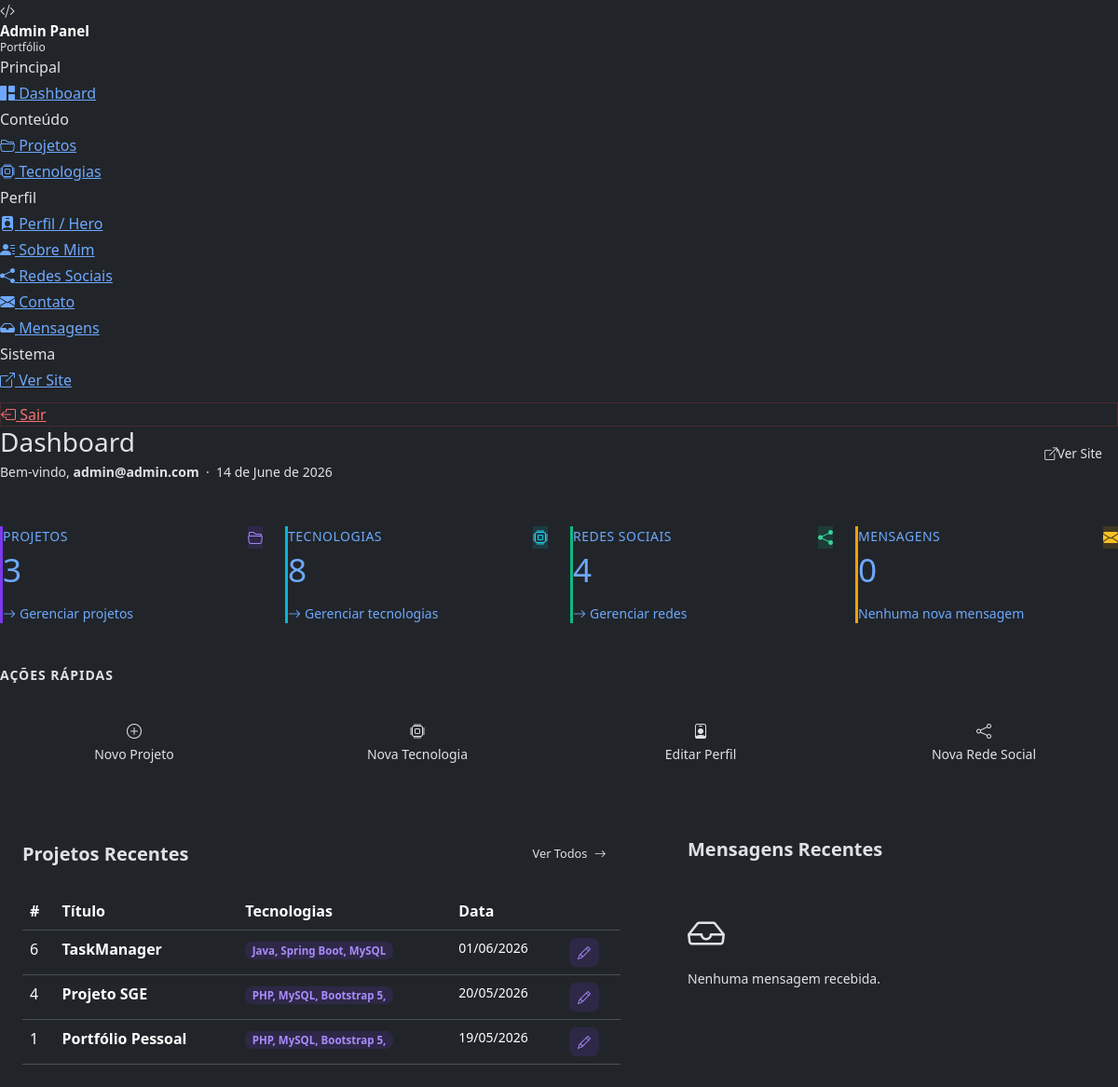
Screenshot of /admin/dashboard.php (signed in) with the database file from the repository.
### tables this page shows
CREATE TABLE `projetos` (
  `id` int(11) NOT NULL AUTO_INCREMENT,
  `titulo` varchar(150) NOT NULL,
  `descricao` text DEFAULT NULL,
  `tecnologias` varchar(500) DEFAULT NULL,
  `imagem` varchar(255) DEFAULT NULL,
  `github` varchar(255) DEFAULT NULL,
  `demo` varchar(255) DEFAULT NULL,
  `destaque` tinyint(1) DEFAULT 0,
  `created_at` timestamp NOT NULL DEFAULT current_timestamp(),
  `updated_at` timestamp NOT NULL DEFAULT current_timestamp() ON UPDATE current_timestamp(),
  PRIMARY KEY (`id`)
);

### admin/controllers/DashboardController.php (called while the page is built, shortened)
<?php
class DashboardController
{
        private $conn;
    public function __construct(mysqli $conn)
    {
        $this->conn = $conn;
    }
    public function index()
    {
        renderAdminView('dashboard', [
            'total_projetos'     => dbFetchScalar($this->conn, 'SELECT COUNT(*) AS total FROM projetos'),
            'total_tecnologias'  => dbFetchScalar($this->conn, 'SELECT COUNT(*) AS total FROM tecnologias'),
            'total_redes'        => dbFetchScalar($this->conn, 'SELECT COUNT(*) AS total FROM redes_sociais WHERE ativo = 1'),
            'total_mensagens'    => dbFetchScalar($this->conn, 'SELECT COUNT(*) AS total FROM mensagens WHERE lida = 0'),
            'projetos_recentes'  => dbFetchAll($this->conn, 'SELECT * FROM projetos ORDER BY created_at DESC LIMIT 6'),
            'mensagens_recentes' => dbFetchAll($this->conn, 'SELECT * FROM mensagens ORDER BY created_at DESC LIMIT 5'),
            'admin_email'        => adminEmailLogado(),
        ], ['page_title' => 'Dashboard | Admin Portfólio']);
    }
}

### admin/dashboard.php (called while the page is built)
<?php
require_once __DIR__ . '/bootstrap.php';
require_once __DIR__ . '/controllers/DashboardController.php';
(new DashboardController($conn))->index();

### admin/views/dashboard.php (the view, shortened to what this page needs)
<div class="admin-content" id="main-content">
    <div class="d-flex justify-content-between align-items-center mb-5">
        <div>
            <h1 class="fw-black mb-1 fs-3">Dashboard</h1>
            <p class="text-muted-custom mb-0 small">
                Bem-vindo, <strong style="color: var(--primary-light);"><?= adminEsc($admin_email) ?></strong>
                &nbsp;·&nbsp; <?= date('d \d\e F \d\e Y') ?>
            </p>
        </div>
        <a href="<?= adminEsc($baseUrl) ?>" target="_blank" class="btn btn-outline-custom btn-custom d-none d-md-flex" style="font-size:0.85rem;padding:0.5rem 1rem;">
            <i class="bi bi-box-arrow-up-right" aria-hidden="true"></i> Ver Site
        </a>
    </div>
    <div class="row g-4 mb-5">
        <div class="col-sm-6 col-xl-3">
            <a href="<?= adminEsc($adminBase) ?>projetos" class="text-decoration-none">
                <div class="stat-card h-100" style="border-left: 3px solid #7c3aed;">
                    <div class="d-flex justify-content-between align-items-start mb-3">
                        <div>
                            <p class="text-muted-custom small mb-1 text-uppercase" style="letter-spacing:0.5px;">Projetos</p>
                            <h2 class="fw-black mb-0" style="font-size:2.2rem;"><?= (int) $total_projetos ?></h2>
                        </div>
                        <div class="stat-icon" style="background:rgba(124,58,237,0.15);color:#a78bfa;"><i class="bi bi-folder2-open" aria-hidden="true"></i></div>
                    </div>
                    <p class="text-muted-custom mb-0 small"><i class="bi bi-arrow-right me-1" aria-hidden="true"></i>Gerenciar projetos</p>
                </div>
            </a>
        </div>
        <div class="col-sm-6 col-xl-3">
            <a href="<?= adminEsc($adminBase) ?>tecnologias" class="text-decoration-none">
                <div class="stat-card h-100" style="border-left: 3px solid #06b6d4;">
                    <div class="d-flex justify-content-between align-items-start mb-3">
                        <div>
                            <p class="text-muted-custom small mb-1 text-uppercase" style="letter-spacing:0.5px;">Tecnologias</p>
                            <h2 class="fw-black mb-0" style="font-size:2.2rem;"><?= (int) $total_tecnologias ?></h2>
                        </div>
                        <div class="stat-icon" style="background:rgba(6,182,212,0.15);color:#22d3ee;"><i class="bi bi-cpu" aria-hidden="true"></i></div>
                    </div>
                    <p class="text-muted-custom mb-0 small"><i class="bi bi-arrow-right me-1" aria-hidden="true"></i>Gerenciar tecnologias</p>
                </div>
            </a>
        </div>
        <div class="col-sm-6 col-xl-3">
            <a href="<?= adminEsc($adminBase) ?>redes" class="text-decoration-none">
                <div class="stat-card h-100" style="border-left: 3px solid #10b981;">
                    <div class="d-flex justify-content-between align-items-start mb-3">
                        <div>
                            <p class="text-muted-custom small mb-1 text-uppercase" style="letter-spacing:0.5px;">Redes Sociais</p>
                            <h2 class="fw-black mb-0" style="font-size:2.2rem;"><?= (int) $total_redes ?></h2>
                        </div>
                        <div class="stat-icon" style="background:rgba(16,185,129,0.15);color:#34d399;"><i class="bi bi-share-fill" aria-hidden="true"></i></div>
                    </div>
                    <p class="text-muted-custom mb-0 small"><i class="bi bi-arrow-right me-1" aria-hidden="true"></i>Gerenciar redes</p>
                </div>
            </a>
        </div>
        <div class="col-sm-6 col-xl-3">
            <a href="<?= adminEsc($adminBase) ?>mensagens" class="text-decoration-none">
                <div class="stat-card h-100" style="border-left: 3px solid #f59e0b;">
                    <div class="d-flex justify-content-between align-items-start mb-3">
                        <div>
                            <p class="text-muted-custom small mb-1 text-uppercase" style="letter-spacing:0.5px;">Mensagens</p>
                            <h2 class="fw-black mb-0" style="font-size:2.2rem;"><?= (int) $total_mensagens ?></h2>
                        </div>
                        <div class="stat-icon" style="background:rgba(245,158,11,0.15);color:#fbbf24;"><i class="bi bi-envelope-fill" aria-hidden="true"></i></div>
                    </div>
                    <p class="text-muted-custom mb-0 small">
                        <?= $total_mensagens > 0 ? '<span style="color:#fbbf24;">Não lidas</span>' : 'Nenhuma nova mensagem' ?>
                    </p>
                </div>
            </a>
        </div>
    </div>
    <div class="row g-3 mb-5">
        <div class="col-12"><h2 class="fw-bold mb-3 text-muted-custom small text-uppercase" style="letter-spacing:1px;">Ações Rápidas</h2></div>
        <div class="col-6 col-md-3"><a href="<?= adminEsc($adminBase) ?>projetos/criar" class="btn btn-primary-custom btn-custom w-100"><i class="bi bi-plus-circle" aria-hidden="true"></i><br><small>Novo Projeto</small></a></div>
        <div class="col-6 col-md-3"><a href="<?= adminEsc($adminBase) ?>tecnologias/criar" class="btn btn-outline-custom btn-custom w-100"><i class="bi bi-cpu" aria-hidden="true"></i><br><small>Nova Tecnologia</small></a></div>
        <div class="col-6 col-md-3"><a href="<?= adminEsc($adminBase) ?>perfil" class="btn btn-outline-custom btn-custom w-100"><i class="bi bi-person-badge" aria-hidden="true"></i><br><small>Editar Perfil</small></a></div>
        <div class="col-6 col-md-3"><a href="<?= adminEsc($adminBase) ?>redes/criar" class="btn btn-outline-custom btn-custom w-100"><i class="bi bi-share" aria-hidden="true"></i><br><small>Nova Rede Social</small></a></div>
    </div>
    <div class="row g-4">
        <div class="col-lg-7">
            <div class="glass rounded-4 p-4">
                <div class="d-flex justify-content-between align-items-center mb-4">
                    <h2 class="fw-bold mb-0 fs-5">Projetos Recentes</h2>
                    <a href="<?= adminEsc($adminBase) ?>projetos" class="btn btn-outline-custom btn-custom" style="font-size:0.8rem;padding:0.4rem 0.9rem;">Ver Todos <i class="bi bi-arrow-right ms-1" aria-hidden="true"></i></a>
                </div>
                <div class="table-responsive">
                    <table class="table table-dark-custom mb-0">
                        <thead><tr><th>#</th><th>Título</th><th>Tecnologias</th><th>Data</th><th></th></tr></thead>
                        <tbody>
                            <?php if (!empty($projetos_recentes)): ?>
                                <?php foreach ($projetos_recentes as $p): ?>
                                <tr>
                                    <td class="text-muted-custom"><?= (int) $p['id'] ?></td>
                                    <td class="fw-semibold"><?= adminEsc($p['titulo']) ?></td>
                                    <td><span class="badge" style="background:rgba(124,58,237,0.15);color:#a78bfa;border-radius:8px;font-size:0.72rem;"><?= adminEsc(substr($p['tecnologias'] ?? '', 0, 25)) ?></span></td>
                                    <td class="text-muted-custom small"><?= date('d/m/Y', strtotime($p['created_at'])) ?></td>
                                    <td><a href="<?= adminEsc($adminBase) ?>projetos/editar?id=<?= (int) $p['id'] ?>" class="btn btn-sm" style="background:rgba(124,58,237,0.15);color:#a78bfa;border-radius:8px;"><i class="bi bi-pencil" aria-hidden="true"></i></a></td>
                                </tr>
                                <?php endforeach; ?>
                            <?php else: ?>
                                <tr><td colspan="5" class="text-center text-muted-custom py-4">Nenhum projeto encontrado.</td></tr>
                            <?php endif; ?>
                        </tbody>
                    </table>
                </div>
            </div>
        </div>
        <div class="col-lg-5">
            <div class="glass rounded-4 p-4 h-100">
                <div class="d-flex justify-content-between align-items-center mb-4">
                    <h2 class="fw-bold mb-0 fs-5">Mensagens Recentes</h2>
                </div>
                <?php if (!empty($mensagens_recentes)): ?>
                    <div class="d-flex flex-column gap-3">
                        <?php foreach ($mensagens_recentes as $msg): ?>
                        <div class="p-3 rounded-3 <?= !$msg['lida'] ? 'glass' : '' ?>" style="border: 1px solid var(--border-glass);">
                            <div class="d-flex justify-content-between align-items-start mb-1">
                                <span class="fw-semibold small"><?= adminEsc($msg['nome']) ?></span>
                                <span class="text-muted-custom" style="font-size:0.72rem;"><?= date('d/m', strtotime($msg['created_at'])) ?></span>
                            </div>
                            <p class="text-muted-custom mb-0" style="font-size:0.82rem; overflow:hidden; display:-webkit-box; -webkit-line-clamp:2; -webkit-box-orient:vertical;"><?= adminEsc($msg['mensagem']) ?></p>
                        </div>
                        <?php endforeach; ?>
                    </div>
                <?php else: ?>
                    <div class="empty-state py-4"><i class="bi bi-inbox" style="font-size:2.5rem;" aria-hidden="true"></i><p class="mt-2 mb-0 small">Nenhuma mensagem recebida.</p></div>
                <?php endif; ?>
            </div>
        </div>
    </div>
</div>

### rows the page displays
projetos: id "6", titulo "TaskManager", tecnologias "Java, Spring Boot, MySQL", created_at "01/06/2026"
projetos: id "4", titulo "Projeto SGE", tecnologias "PHP, MySQL, Bootstrap 5,", created_at "20/05/2026"
projetos: id "1", titulo "Portfólio Pessoal", tecnologias "PHP, MySQL, Bootstrap 5,", created_at "19/05/2026"

### other values shown
adminEsc($admin_email) "admin@admin.com"
$total_projetos "3"
$total_tecnologias "8"
$total_redes "4"
$total_mensagens "0"
